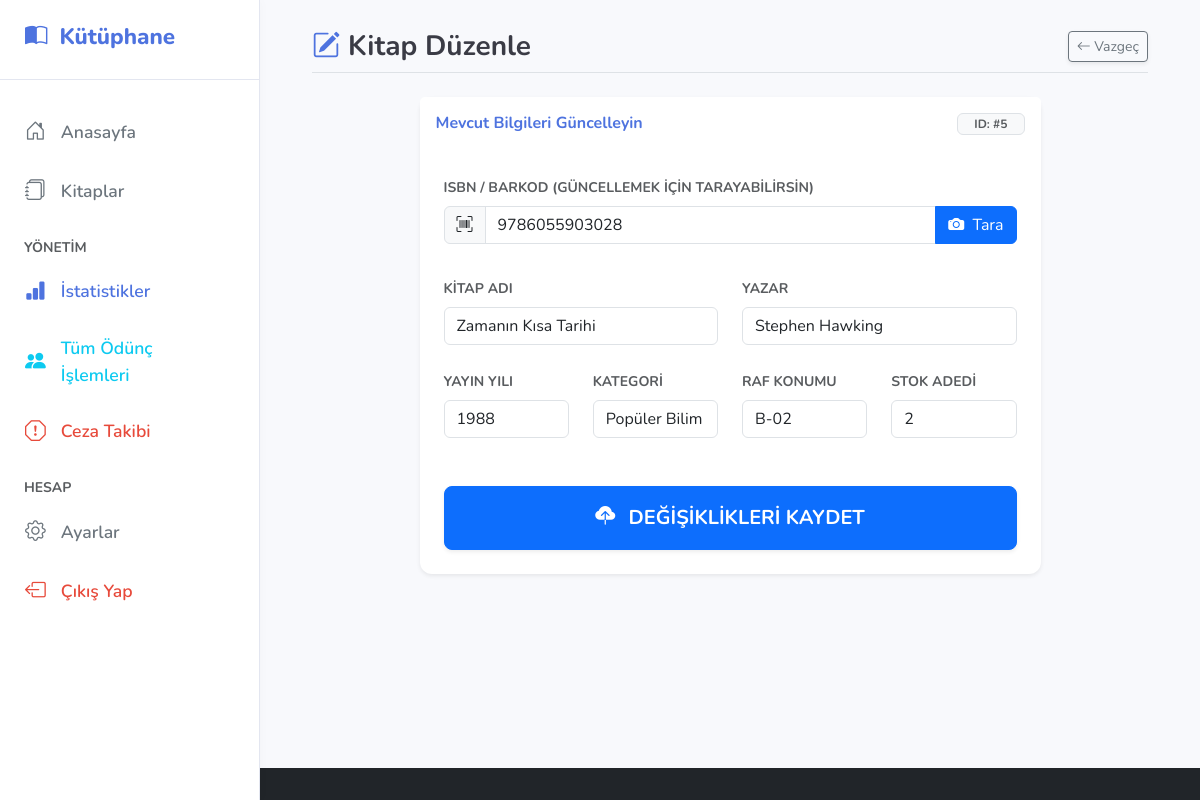
Page /src/ui/edit_book.php?id=5 (signed in) on the committed database.
### tables this page shows
CREATE TABLE `books` (
  `id` int(11) NOT NULL,
  `title` varchar(255) NOT NULL,
  `author` varchar(255) NOT NULL,
  `isbn` varchar(20) DEFAULT NULL,
  `publish_year` int(4) DEFAULT NULL,
  `genre` varchar(100) DEFAULT NULL,
  `shelf_location` varchar(50) DEFAULT NULL,
  `stock` int(11) DEFAULT 0,
  `cover_image` varchar(255) DEFAULT NULL,
  `category` varchar(50) DEFAULT 'Genel'
);

### src/services/BookService.php (called while the page is built, shortened)
<?php
require_once __DIR__ . '/../core/Database.php';
class BookService {
    private $db;
    public function __construct() {
        $database = new Database();
        $this->db = $database->getConnection();
    }
    public function getBookById($id) {
        try {
            $stmt = $this->db->prepare("SELECT * FROM books WHERE id = :id");
            $stmt->execute([':id' => $id]);
            return $stmt->fetch(PDO::FETCH_ASSOC);
        } catch (PDOException $e) {
            throw new Exception("Kitap bilgisi alınamadı: " . $e->getMessage());
        }
    }
}
?>

### src/core/Database.php (called while the page is built, shortened)
<?php
class Database {
    private $host = "localhost";
    private $db_name = "kutuphane_sistemi";
    private $username = "root";
    private $password = "";
    public function getConnection() {
        $this->conn = null;
        try {
        $this->conn = new PDO("mysql:host=" . $this->host . ";dbname=" . $this->db_name . ";charset=utf8mb4", $this->username, $this->password);
            $this->conn->exec("set names utf8");
            $this->conn->setAttribute(PDO::ATTR_ERRMODE,
             PDO::ERRMODE_EXCEPTION);
        } catch(PDOException $exception) {
            echo "Bağlantı hatası: " . $exception->getMessage();
        }
        return $this->conn;
    }
}
?>

### src/ui/edit_book.php (the view, shortened to what this page needs)
<?php
require_once 'header.php';
require_once '../services/BookService.php';
$bookService = new BookService();
$bookId = $_GET['id'];
$book = $bookService->getBookById($bookId);
?>
<div class="container-fluid">
    <div class="d-flex justify-content-between align-items-center mb-4 pb-2 border-bottom">
        <h3 class="mb-0 text-gray-800"><i class="bi bi-pencil-square text-primary me-2"></i>Kitap Düzenle</h3>
        <a href="list_books.php" class="btn btn-sm btn-outline-secondary shadow-sm"><i class="bi bi-arrow-left"></i> Vazgeç</a>
    </div>
    <div class="row">
        <div class="col-xl-9 col-lg-11 mx-auto">
            <div class="card shadow-sm border-0 mb-5">
                <div class="card-header bg-white py-3 border-0 d-flex justify-content-between align-items-center">
                    <h6 class="m-0 fw-bold text-primary">Mevcut Bilgileri Güncelleyin</h6>
                    <span class="badge bg-light text-muted border px-3">ID: #<?php echo $book['id']; ?></span>
                </div>
                <div class="card-body p-4">
                    <form method="POST">
                        <div class="row g-4">
                            <div class="col-md-12">
                                <label class="form-label fw-bold text-muted small text-uppercase">ISBN / Barkod (Güncellemek için Tarayabilirsin)</label>
                                <div class="input-group">
                                    <span class="input-group-text bg-light"><i class="bi bi-upc-scan"></i></span>
                                    <input type="text" name="isbn" id="isbn_input" class="form-control" required value="<?php echo htmlspecialchars($book['isbn']); ?>">
                                    <button class="btn btn-primary" type="button" data-bs-toggle="modal" data-bs-target="#barcodeModal">
                                        <i class="bi bi-camera-fill me-1"></i> Tara
                                    </button>
                                </div>
                            </div>
                            <div class="col-md-6">
                                <label class="form-label fw-bold text-muted small text-uppercase">Kitap Adı</label>
                                <input type="text" name="title" id="title_input" class="form-control" required value="<?php echo htmlspecialchars($book['title']); ?>">
                            </div>
                            <div class="col-md-6">
                                <label class="form-label fw-bold text-muted small text-uppercase">Yazar</label>
                                <input type="text" name="author" id="author_input" class="form-control" required value="<?php echo htmlspecialchars($book['author']); ?>">
                            </div>
                            <div class="col-md-3">
                                <label class="form-label fw-bold text-muted small text-uppercase">Yayın Yılı</label>
                                <input type="number" name="publish_year" id="year_input" class="form-control" required value="<?php echo htmlspecialchars($book['publish_year']); ?>">
                            </div>
                            <div class="col-md-3">
                                <label class="form-label fw-bold text-muted small text-uppercase">Kategori</label>
                                <input type="text" name="genre" id="genre_input" class="form-control" required value="<?php echo htmlspecialchars($book['genre']); ?>">
                            </div>
                            <div class="col-md-3">
                                <label class="form-label fw-bold text-muted small text-uppercase">Raf Konumu</label>
                                <input type="text" name="shelf_location" class="form-control" required value="<?php echo htmlspecialchars($book['shelf_location']); ?>">
                            </div>
                            <div class="col-md-3">
                                <label class="form-label fw-bold text-muted small text-uppercase">Stok Adedi</label>
                                <input type="number" name="stock" class="form-control" required value="<?php echo htmlspecialchars($book['stock']); ?>">
                            </div>
                        </div>
                        <div class="mt-5">
                            <button type="submit" class="btn btn-primary btn-lg w-100 fw-bold shadow-sm py-3">
                                <i class="bi bi-cloud-upload-fill me-2"></i> DEĞİŞİKLİKLERİ KAYDET
                            </button>
                        </div>
                    </form>
                </div>
            </div>
        </div>
    </div>
</div>
<?php require_once 'footer.php'; ?>

### assets/style.css (style rules this page uses)
body { background-color: #f4f7f6; font-family: 'Nunito', sans-serif; color: #4a5568; margin: 0; padding: 0; }
.card { background: #ffffff; border: 1px solid #e3e6f0; border-radius: 12px; box-shadow: 0 4px 10px rgba(0,0,0,0.03); transition: transform 0.2s ease; }
.text-primary { color: #4e73df !important; }
h1, h2, h3, h4, h5, h6 { font-weight: 700; color: #3a3b45; }

### rows in the picture
books: id "5", isbn "9786055903028", title "Zamanın Kısa Tarihi", author "Stephen Hawking", publish_year "1988", genre "Popüler Bilim", shelf_location "B-02", stock "2"
